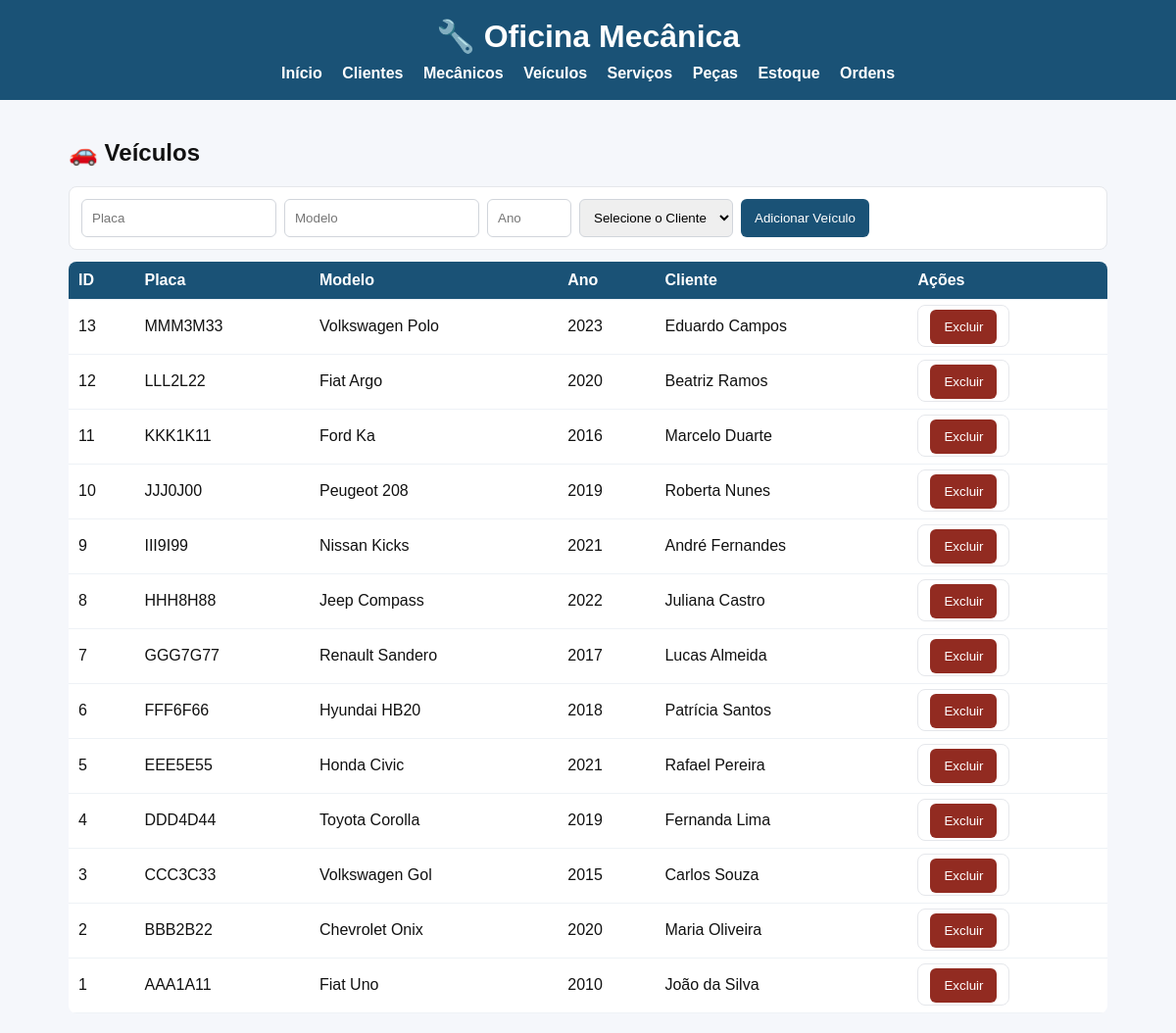
Screenshot of /veiculos.php with the database file from the repository.
### tables this page shows
CREATE TABLE veiculos (
    id_veiculo INT AUTO_INCREMENT PRIMARY KEY,
    placa VARCHAR(10) UNIQUE NOT NULL,
    modelo VARCHAR(100),
    ano INT,
    id_cliente INT,
    FOREIGN KEY (id_cliente) REFERENCES clientes(id_cliente)
);

CREATE TABLE clientes (
    id_cliente INT AUTO_INCREMENT PRIMARY KEY,
    cpf_cliente VARCHAR(14) NOT NULL,
    nome_cliente VARCHAR(100) NOT NULL
);

### public/veiculos.php (the view, shortened to what this page needs)
<?php
require_once __DIR__ . '/../db/conexao.php';
$result = $conn->query("SELECT v.*, c.nome_cliente FROM veiculos v JOIN clientes c ON v.id_cliente=c.id_cliente ORDER BY v.id_veiculo DESC");
?>
<?php include __DIR__ . '/../includes/header.php'; ?>
<h2>🚗 Veículos</h2>
<form method="POST">
  <input type="text" name="placa" placeholder="Placa" required>
  <input type="text" name="modelo" placeholder="Modelo" required>
  <input type="number" name="ano" placeholder="Ano" required min="1950" max="2100">
  <select name="cliente" required>
    <option value="">Selecione o Cliente</option>
  </select>
  <button type="submit">Adicionar Veículo</button>
</form>
<table>
<tr><th>ID</th><th>Placa</th><th>Modelo</th><th>Ano</th><th>Cliente</th><th>Ações</th></tr>
<?php while($row = $result->fetch_assoc()): ?>
<tr>
  <td><?= $row['id_veiculo'] ?></td>
  <td><?= htmlspecialchars($row['placa']) ?></td>
  <td><?= htmlspecialchars($row['modelo']) ?></td>
  <td><?= $row['ano'] ?></td>
  <td><?= htmlspecialchars($row['nome_cliente']) ?></td>
  <td>
    <form method="POST" style="display:inline" onsubmit="return confirm('Excluir veículo?');">
      <button class="del">Excluir</button>
    </form>
  </td>
</tr>
<?php endwhile; ?>
</table>
<?php include __DIR__ . '/../includes/footer.php'; ?>

### public/estilo.css (style rules this page uses)
* { box-sizing:border-box }
body { font-family:Arial,Helvetica,sans-serif;background:#f5f7fb;margin:0;color:#111 }
form { background:#fff;border:1px solid #e5e7eb;border-radius:8px;padding:12px;margin:12px 0;display:flex;flex-wrap:wrap;gap:8px }
input[type=text],input[type=number],select { padding:10px;border:1px solid #d1d5db;border-radius:6px }
button { background:#1a5276;color:#fff;border:none;padding:10px 14px;border-radius:6px;cursor:pointer }
button.del { background:#922b21 }
table { width:100%;border-collapse:collapse;background:#fff;border-radius:8px;overflow:hidden;margin-top:10px }
th,td { padding:10px;border-bottom:1px solid #eef2f6;text-align:left }
th { background:#1a5276;color:#fff }

### rows the page displays
veiculos: id_veiculo "13", placa "MMM3M33", modelo "Volkswagen Polo", ano "2023", id_cliente.nome_cliente "Eduardo Campos"
veiculos: id_veiculo "12", placa "LLL2L22", modelo "Fiat Argo", ano "2020", id_cliente.nome_cliente "Beatriz Ramos"
veiculos: id_veiculo "11", placa "KKK1K11", modelo "Ford Ka", ano "2016", id_cliente.nome_cliente "Marcelo Duarte"
veiculos: id_veiculo "10", placa "JJJ0J00", modelo "Peugeot 208", ano "2019", id_cliente.nome_cliente "Roberta Nunes"
veiculos: id_veiculo "9", placa "III9I99", modelo "Nissan Kicks", ano "2021", id_cliente.nome_cliente "André Fernandes"
veiculos: id_veiculo "8", placa "HHH8H88", modelo "Jeep Compass", ano "2022", id_cliente.nome_cliente "Juliana Castro"
veiculos: id_veiculo "7", placa "GGG7G77", modelo "Renault Sandero", ano "2017", id_cliente.nome_cliente "Lucas Almeida"
veiculos: id_veiculo "6", placa "FFF6F66", modelo "Hyundai HB20", ano "2018", id_cliente.nome_cliente "Patrícia Santos"
veiculos: id_veiculo "5", placa "EEE5E55", modelo "Honda Civic", ano "2021", id_cliente.nome_cliente "Rafael Pereira"
veiculos: id_veiculo "4", placa "DDD4D44", modelo "Toyota Corolla", ano "2019", id_cliente.nome_cliente "Fernanda Lima"
veiculos: id_veiculo "3", placa "CCC3C33", modelo "Volkswagen Gol", ano "2015", id_cliente.nome_cliente "Carlos Souza"
veiculos: id_veiculo "2", placa "BBB2B22", modelo "Chevrolet Onix", ano "2020", id_cliente.nome_cliente "Maria Oliveira"
veiculos: id_veiculo "1", placa "AAA1A11", modelo "Fiat Uno", ano "2010", id_cliente.nome_cliente "João da Silva"
